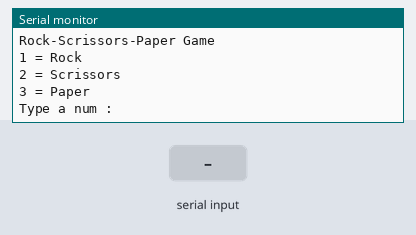
Bench run of a sketch on a simulated Arduino Uno, built with avr-gcc and run on an emulated ATmega328P. On the bench: the last lines printed to the serial monitor. The test bench sets the inputs (shaded band). Random numbers use the default seed unless the sketch sets one.

Above: at 1.2 s.
1.3 s: "90,45\n" received over Serial
At 2.4 s:
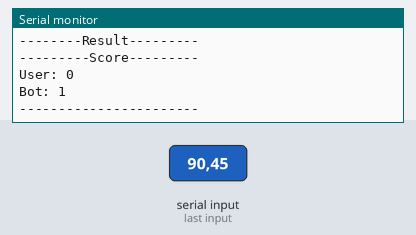
2.8 s: "30,150\n" received over Serial
At 4.0 s:
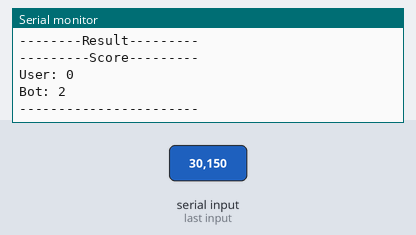
4.3 s: "2\n" received over Serial
At 4.7 s:
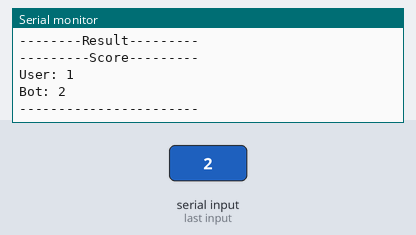
Timing chart, 0 to 7.3 s (numbered marks = the images above; inputs shaded):
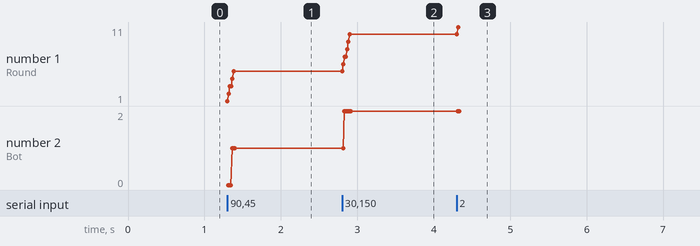

Measured:
- after the input at 1.3 s, the serial monitor: prints a new line at once (image 1)
- after the input at 2.8 s, the serial monitor: prints a new line at once (image 2)
- after the input at 4.3 s, the serial monitor: prints a new line at once (image 3)
- plotted number 1: 5 → 10 after the input at 2.8 s, 10 → 11 after the input at 4.3 s

The sketch:

6check3_game.ino
```cpp
int input;
int ran;
int user_in = 0;
int score_player = 0;
int score_bot = 0;
int Round = 1;
void setup() {
  Serial.begin(115200);
  Serial.println("Rock-Scrissors-Paper Game");
  Serial.println("1 = Rock");
  Serial.println("2 = Scrissors");
  Serial.println("3 = Paper");
  Serial.println("Type a num :");

}

void loop() {
  ran = random(1,4);

  if (Serial.available()>0){
    input = Serial.read();

     Serial.println("");
     Serial.println("");

     Serial.print("Round: ");Serial.println(Round);//Round
     Serial.println("-------Player----------");
    user_in = input - 48; //user input
    switch(user_in){
      case 1:
        Serial.println("ROCK Selected");
        break;
      case 2:
        Serial.println("Scrissor Selected");
        break;
      case 3:
        Serial.println("Paper Selected");
        break;
      default:
        Serial.println("Command not found");

      }

      if (user_in >= 0){
        Round++;
        }

      Serial.println("----------Bot----------");
     switch(ran){
      case 1:
        Serial.println("ROCK Selected");
        break;
      case 2:
        Serial.println("Scrissor Selected");
        break;
      case 3:
        Serial.println("Paper Selected");
        break;
      default:
        Serial.println("Command not found");  }

     Serial.println("--------Result---------");

    if (user_in == ran){//Match game
      Serial.println("Tie!");
      }
    else if ((user_in + ran) == 3){ //Rock, Scrissor
      if (user_in == 1){
        Serial.println("Player win!");
        score_player++;
        }
      else {
        Serial.println("Bot win!");
        score_bot++;
        } }
    else if ((user_in + ran) == 4){//Rock, Paper
      if (user_in == 3){
        Serial.println("Player win!");
        score_player++;
        }
      else {
        Serial.println("Bot win!");
        score_bot++;
        } }
    else if ((user_in + ran) == 5){//Scrissor, Paper
      if (user_in == 2) {
        Serial.println("Player win!");
        score_player++;
        }
      else {
        Serial.println("Bot win!");
        score_bot++;
        }}

    Serial.println("---------Score---------");
    Serial.print("User: ");Serial.println(score_player);
    Serial.print("Bot: ");Serial.println(score_bot);
    Serial.println("-----------------------");


    }

}
```
